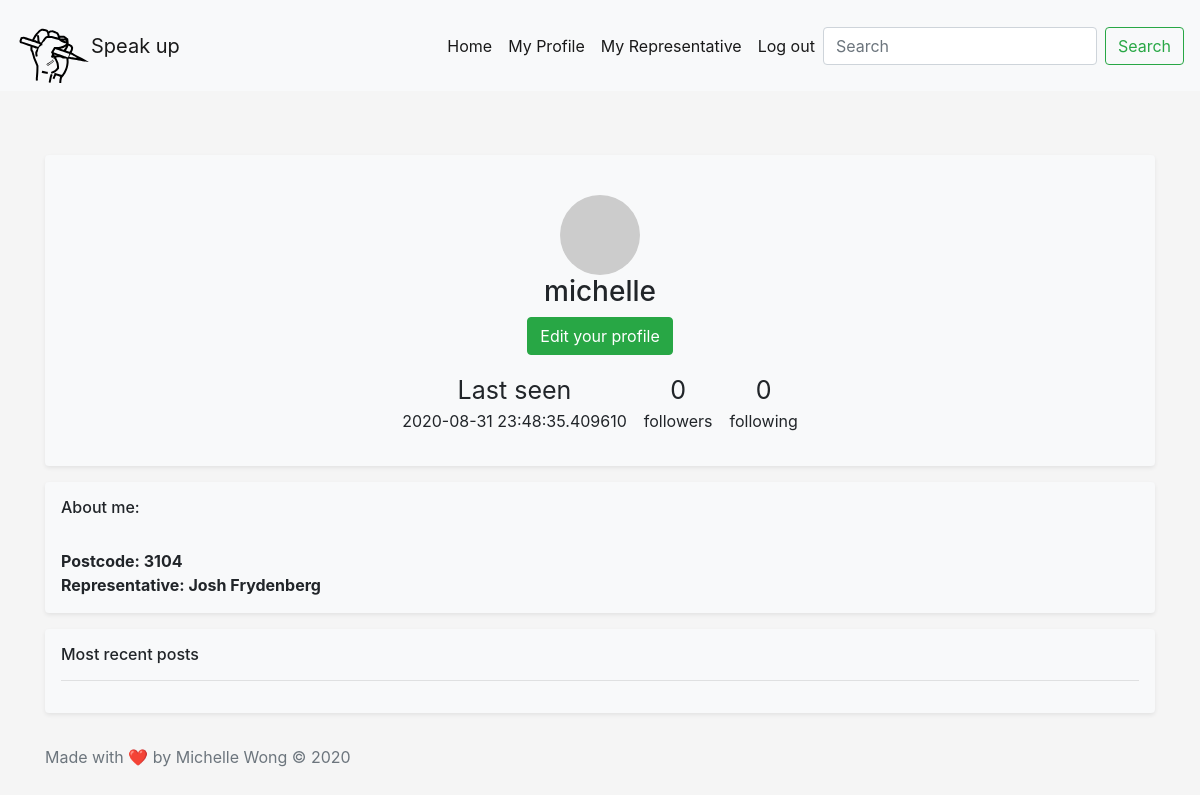
Page /user/michelle (signed in) on the earlier database version.
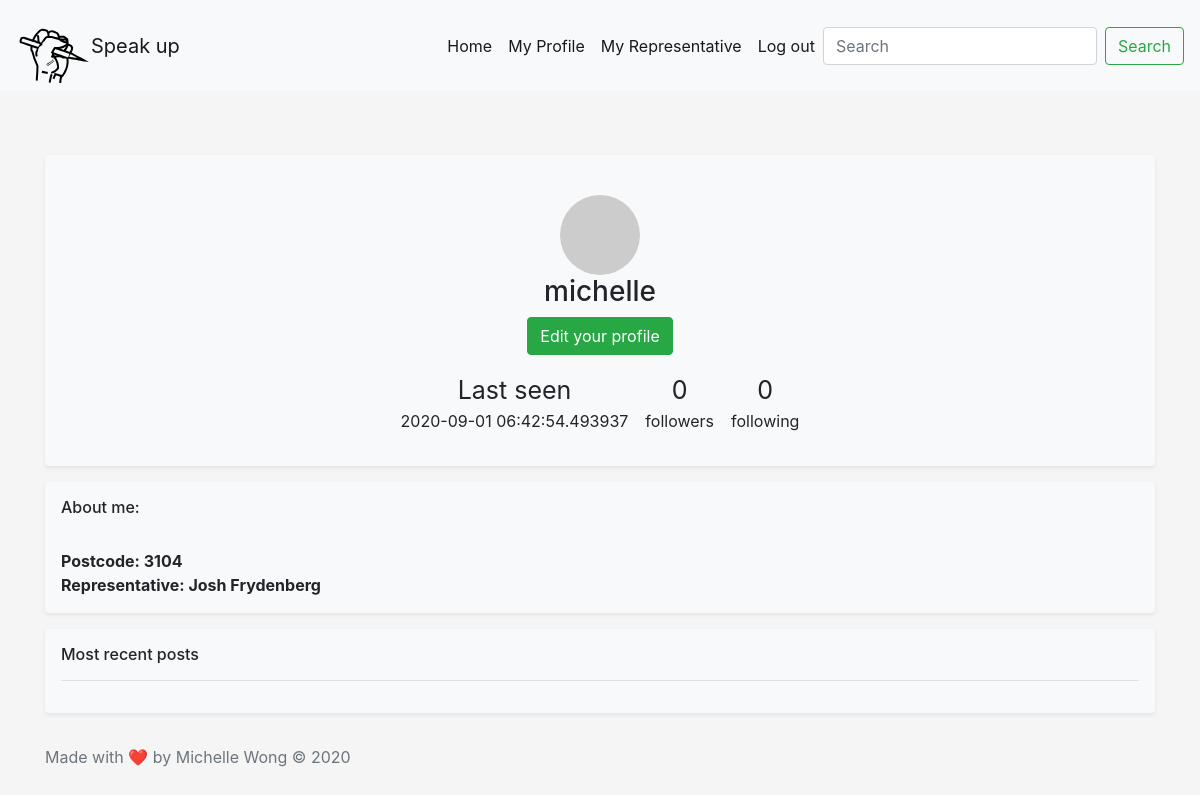
Same page on the later database version.
### app/models.py (models this page shows, shortened)
class User(UserMixin, db.Model):
    id = db.Column(db.Integer, primary_key=True)
    username = db.Column(db.String(64), index=True, unique=True)
    email = db.Column(db.String(120), index=True, unique=True)
    password_hash = db.Column(db.String(128))
    posts = db.relationship('Post', backref='author', lazy='dynamic')
    about_me = db.Column(db.String(140))
    representative = db.Column(db.String(100))
    constituency = db.Column(db.String(100))
    postcode = db.Column(db.String(64))
    last_seen = db.Column(db.DateTime, default=datetime.utcnow)
    followed = db.relationship(
        'User', secondary=followers,
        primaryjoin=(followers.c.follower_id == id),
        secondaryjoin=(followers.c.followed_id == id),
        backref=db.backref('followers', lazy='dynamic'), lazy='dynamic')
    def avatar(self, size):
        digest = md5(self.email.lower().encode('utf-8')).hexdigest()
        return 'https://www.gravatar.com/avatar/{}?d=identicon&s={}'.format(
            digest, size)

### app/routes.py (the view)
@app.route('/user/<username>')
@login_required
def user(username):
    user = User.query.filter_by(username=username).first_or_404()
    page = request.args.get('page', 1, type=int)
    posts = user.posts.order_by(Post.timestamp.desc()).paginate(
        page, 3, False)
    next_url = url_for('user', username=user.username, page=posts.next_num) \
        if posts.has_next else None
    prev_url = url_for('user', username=user.username, page=posts.prev_num) \
        if posts.has_prev else None
    form = EmptyForm()
    return render_template('user.html', user=user, posts=posts.items,
                           next_url=next_url, prev_url=prev_url, form=form)

### app/forms.py
class EmptyForm(FlaskForm):
    submit = SubmitField('Submit')

### app/models.py (called while the page is built)
@login.user_loader
def load_user(id):
    return User.query.get(int(id))

### app/routes.py (called while the page is built)
@app.before_request
def before_request():
    if current_user.is_authenticated:
        current_user.last_seen = datetime.utcnow()
        db.session.commit()

### app/templates/user.html (shortened to what this page needs)
{% extends "navbar.html" %}
{% block content %}
<br><br>
<div class="my-3 p-3 bg-light text-center rounded box-shadow shadow-sm">
  <br>
  <img class ="profile" src="{{ user.avatar(128) }}">
  <h3>{{ user.username }}</h3>
  {% if user == current_user %}
                <p>
                  <a class="btn btn-success" href="{{ url_for('edit_profile') }}" role="button">Edit your profile</a>
                {% endif %}
  <table>
    <tr>
      <td style="text-align:center"><span class = "bigger">{% if user.last_seen %}Last seen</span><br>{{ user.last_seen }}</p>{% endif %}</th>
      <td style="text-align:center"><p><span class = "bigger">{{ user.followers.count() }}</span><br> followers</p></th>
      <td style="text-align:center"><p><span class = "bigger">{{ user.followed.count() }}</span> <br>following</p></th>
</div>
<div class="my-3 p-3 bg-light rounded box-shadow shadow-sm">
  <h6>About me: </h6>
  <br> <b>Postcode: {{user.postcode}}</b>
  <br> <b>Representative: {{user.representative}}</b>
</div>
<div class="my-3 p-3 bg-light rounded box-shadow shadow-sm">
  <h6> Most recent posts</h6>
    <hr>
</div>
{% endblock %}

### app/templates/navbar.html (shortened to what this page needs)
<!doctype html>
<html lang="en">
  <head>
    <link rel="stylesheet" href="https://stackpath.bootstrapcdn.com/bootstrap/4.5.2/css/bootstrap.min.css">
    <link href="css/file.css" rel="stylesheet">
  </head>
    <div class="container-fluid">
      <nav class="navbar navbar-expand-lg navbar-light bg-light">
        <img src="/static/websitelogobold.svg" width="75" height="75" class="d-inline-block align-top brand" alt="" loading="lazy">
        <a class="navbar-brand" href="#"> Speak up</a>
        <div class="collapse navbar-collapse" id="navbarNavAltMarkup">
          <div class="navbar-nav ml-auto">
            <a class="nav-link active" href={{url_for('index')}}>Home <span class="sr-only">(current)</span></a>
            {% if current_user.is_anonymous %}
            <a class="nav-link active" href={{url_for('login')}}>Log in <span class="sr-only">(current)</span></a>
            {% else %}
            <a class="nav-link active" href={{url_for('user', username= current_user.username)}}>My Profile <span class="sr-only">(current)</span></a>
            <a class="nav-link active" href={{url_for('myrepresentative')}}>My Representative<span class="sr-only">(current)</span></a>
            <a class="nav-link active" href={{url_for('logout')}}>Log out <span class="sr-only">(current)</span></a>
            {% endif %}
          </div>
          <form class="form-inline">
          <input class="form-control mr-sm-2" type="search" placeholder="Search" aria-label="Search">
          <button class="btn btn-outline-success my-2 my-sm-0" type="submit">Search</button>
        </form>
        </div>
      </nav>
      <div class="container">
        {% block content %}{% endblock %}
      </div>
        <footer class="footer mt-auto py-3">
          <div class="container">
            <span class="text-muted">Made with ❤️ by Michelle Wong © 2020</span>
          </div>
        </footer>
</html>

### app/css/file.css (style rules this page uses)
html, body { height: 100%; }
.container-fluid { position: absolute; left: 0px; top: 0px; }

### app/templates/navbar.html (style rules this page uses)
.container-fluid { padding-right:0; padding-left:0; margin-right:auto; margin-left:auto }

### app/templates/user.html (style rules this page uses)
.profile { border-radius: 50%; margin-left: auto; margin-right: auto; }
table { margin-left: auto; margin-right: auto; border-spacing: 15px 0px; border-collapse: separate; }
.bigger { font-size:25px; }

Differences in the rows shown:
changed User "michelle": last_seen "2020-08-31 23:48:35.409610" → "2020-09-01 06:42:54.493937"
